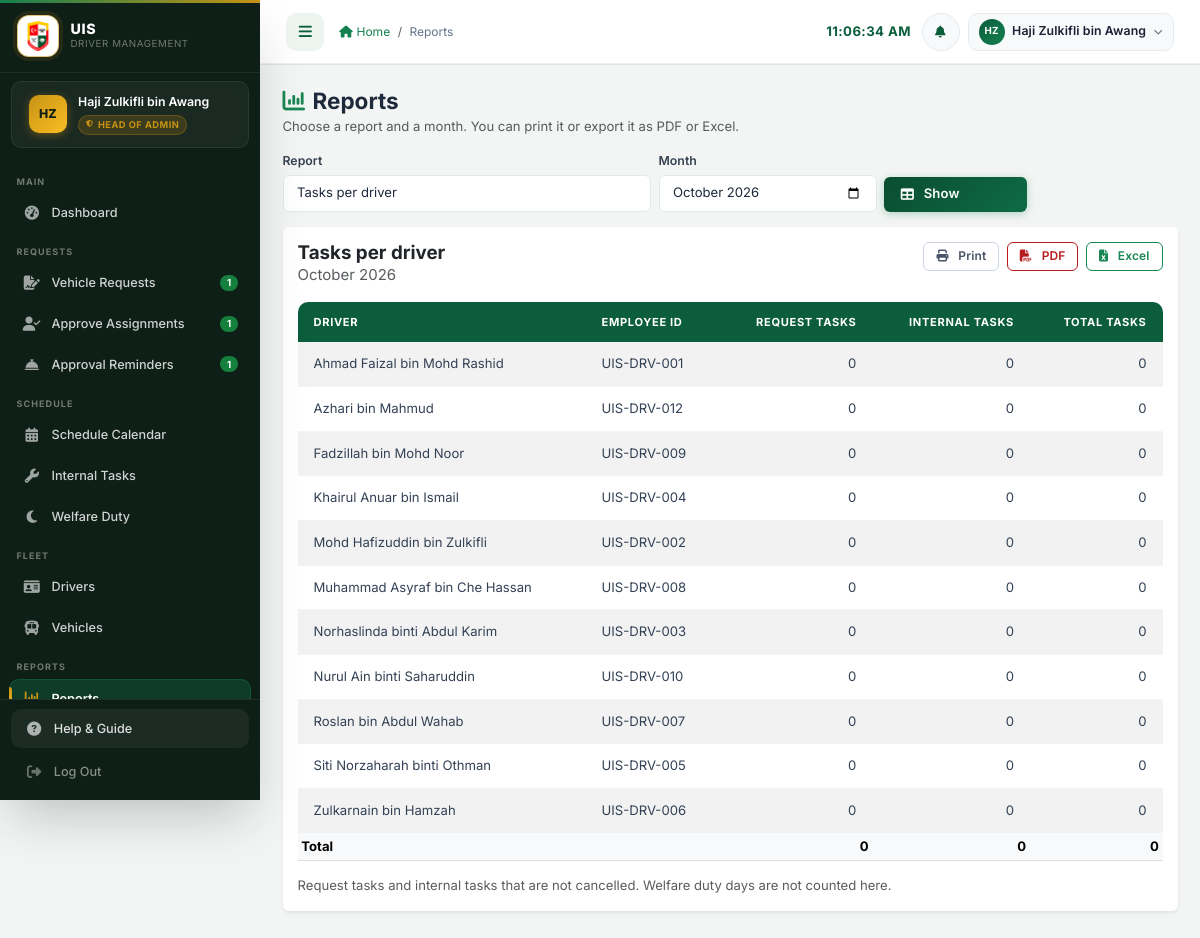
/admin/reports.php (signed in), run on the app's committed database.
### tables this page shows
CREATE TABLE `drivers` (
  `driver_id` int(11) NOT NULL AUTO_INCREMENT,
  `employee_id` varchar(20) NOT NULL,
  `name` varchar(100) NOT NULL,
  `phone` varchar(20) DEFAULT NULL,
  `email` varchar(100) DEFAULT NULL,
  `address` text DEFAULT NULL,
  `experience_years` decimal(4,1) NOT NULL DEFAULT 0.0,
  `license_number` varchar(50) DEFAULT NULL,
  `license_class` varchar(10) DEFAULT NULL COMMENT 'comma list: B2,D,E',
  `license_expiry` date DEFAULT NULL,
  `status` enum('active','inactive') NOT NULL DEFAULT 'active',
  `photo` varchar(255) DEFAULT NULL COMMENT 'relative path under uploads/drivers/',
  `created_at` timestamp NOT NULL DEFAULT current_timestamp(),
  `updated_at` timestamp NOT NULL DEFAULT current_timestamp() ON UPDATE current_timestamp(),
  PRIMARY KEY (`driver_id`),
  UNIQUE KEY `uq_drivers_employee_id` (`employee_id`)
);

### includes/report_export.php (called while the page is built, shortened)
<?php
function reportTypes(): array
{
    return [
        'tasks'   => 'Tasks per driver',
        'outside' => 'Outside working hours per driver',
        'welfare' => 'Welfare duty days per driver',
        'vehicle' => 'Vehicle usage',
    ];
}
function buildReport(mysqli $conn, string $type, string $month): array
{
    $types = reportTypes();
    $from = $month . '-01';
    $to   = date('Y-m-t', strtotime($from));
    $rep  = ['title' => $types[$type] ?? $type, 'month' => $month, 'headers' => [], 'rows' => [], 'totals' => [], 'widths' => [], 'note' => ''];
    if ($type === 'tasks' || $type === 'outside' || $type === 'welfare') {
        $counts = driverMonthCounts($conn, $month);
        $drivers = $conn->query('SELECT driver_id, name, employee_id, status FROM drivers ORDER BY name')->fetch_all(MYSQLI_ASSOC);
    }
    if ($type === 'tasks') {
        $split = [];
        $stmt = $conn->prepare("SELECT driver_id, SUM(k = 'r') AS req, SUM(k = 'i') AS internal FROM (
                                   SELECT driver_id, 'r' AS k FROM schedules WHERE driver_id IS NOT NULL AND status <> 'cancelled' AND trip_date BETWEEN ? AND ?
                                   UNION ALL
                                   SELECT driver_id, 'i' FROM internal_tasks WHERE status = 'active' AND task_date BETWEEN ? AND ?
                                ) x GROUP BY driver_id");
        $stmt->bind_param('ssss', $from, $to, $from, $to);
        $stmt->execute();
        foreach ($stmt->get_result()->fetch_all(MYSQLI_ASSOC) as $r) { $split[(int)$r['driver_id']] = [(int)$r['req'], (int)$r['internal']]; }
        $rep['headers'] = ['Driver', 'Employee ID', 'Request tasks', 'Internal tasks', 'Total tasks'];
        $rep['widths']  = [40, 16, 15, 15, 14];
        $rep['note']    = 'Request tasks and internal tasks that are not cancelled. Welfare duty days are not counted here.';
        foreach ($drivers as $d) {
            [$r, $i] = $split[(int)$d['driver_id']] ?? [0, 0];
            if ($d['status'] !== 'active' && $r + $i === 0) { continue; }
            $rep['rows'][] = [$d['name'], $d['employee_id'], $r, $i, $r + $i];
        }
    }
    $n = count($rep['headers']);
    $tot = array_fill(0, $n, '');
    $tot[0] = 'Total';
    for ($c = 1; $c < $n; $c++) {
        $isNum = $rep['rows'] ? true : false;
        $sum = 0;
        foreach ($rep['rows'] as $row) { if (!is_int($row[$c]) && !is_float($row[$c])) { $isNum = false; break; } $sum += $row[$c]; }
        if ($isNum) { $tot[$c] = is_float($sum) ? round($sum, 2) : $sum; }
    }
    $rep['totals'] = $tot;
    return $rep;
}
function reportCellText($v): string
{
    return is_float($v) ? rtrim(rtrim(number_format($v, 2, '.', ''), '0'), '.') : (string)$v;
}

### includes/workflow.php (called while the page is built, shortened)
<?php
function getSetting(mysqli $conn, string $key, ?string $default = null): ?string
{
    static $cache = null;
    if ($cache === null || isset($GLOBALS['__settings_dirty'])) {
        $cache = [];
        try {
            $r = $conn->query('SELECT setting_key, setting_value FROM settings');
            while ($r && ($row = $r->fetch_assoc())) { $cache[$row['setting_key']] = $row['setting_value']; }
        } catch (Throwable $e) {
        }
    }
    return $cache[$key] ?? ($default ?? (SETTING_DEFAULTS[$key] ?? null));
}
function getSettingInt(mysqli $conn, string $key): int
{
    return (int)getSetting($conn, $key);
}
function changeRequestStatus(mysqli $conn, int $request_id, string $to, array $o = []): array
{
    return ['ok' => true, 'message' => 'Request ' . requestStatusLabel($to) . '.'];
}
function runRequestJobs(mysqli $conn): array
{
    $out = ['lapsed' => 0, 'cancelled' => 0, 'completed' => 0];
    $hours = max(1, getSettingInt($conn, 'LAPSE_HOURS'));
    $stmt = $conn->prepare("SELECT request_id FROM vehicle_requests WHERE status = 'pending'
                              AND (created_at <= DATE_SUB(NOW(), INTERVAL ? HOUR) OR depart_at <= NOW())");
    $stmt->bind_param('i', $hours);
    $stmt->execute();
    foreach ($stmt->get_result()->fetch_all(MYSQLI_ASSOC) as $row) {
        if (changeRequestStatus($conn, (int)$row['request_id'], 'lapsed', ['system' => true])['ok']) { $out['lapsed']++; }
    }
    $r = $conn->query("SELECT request_id FROM vehicle_requests WHERE status IN ('approved', 'assigned') AND depart_at <= NOW()");
    foreach ($r->fetch_all(MYSQLI_ASSOC) as $row) {
        $res = changeRequestStatus($conn, (int)$row['request_id'], 'cancelled', [
            'system' => true, 'reason' => 'The request was not confirmed before the trip time.',
        ]);
        if ($res['ok']) { $out['cancelled']++; }
    }
    $r = $conn->query("SELECT vr.request_id FROM vehicle_requests vr WHERE vr.status = 'processed'
                          AND GREATEST(vr.return_at, IFNULL((SELECT MAX(s.end_dt) FROM schedules s WHERE s.request_id = vr.request_id AND s.status <> 'cancelled'), vr.return_at)) < NOW()");
    foreach ($r->fetch_all(MYSQLI_ASSOC) as $row) {
        if (changeRequestStatus($conn, (int)$row['request_id'], 'completed', ['system' => true])['ok']) { $out['completed']++; }
    }
    return $out;
}
function runRequestJobsThrottled(mysqli $conn): void
{
    $file = sys_get_temp_dir() . '/uis_jobs_last_run_' . md5(__DIR__);
    $fh = @fopen($file, 'c+');
    if (flock($fh, LOCK_EX | LOCK_NB)) {
        $last = (int)trim((string)stream_get_contents($fh));
        if (time() - $last >= 300) {
            try {
                runRequestJobs($conn);
            } finally {
                ftruncate($fh, 0); rewind($fh); fwrite($fh, (string)time());
            }
        }
    }
}

### config/database.php (called while the page is built, shortened)
<?php
$conn = new mysqli(DB_HOST, DB_USER, DB_PASS, DB_NAME);
$conn->set_charset("utf8mb4");
$conn->query("SET time_zone = '+08:00'");
require_once __DIR__ . '/../includes/workflow.php';
require_once __DIR__ . '/../includes/recommender.php';
if (isLoggedIn() && !defined('SKIP_REQUEST_JOBS')) {
    try {
        runRequestJobsThrottled($conn);
    } catch (Throwable $e) {
        error_log('request jobs: ' . $e->getMessage());
    }
}
function isLoggedIn(): bool
{
    return isset($_SESSION['user_id']) && !empty($_SESSION['user_id']);
}

### includes/recommender.php (called while the page is built, shortened)
<?php
function driverMonthCounts(mysqli $conn, string $month): array
{
    $ws = substr(getSetting($conn, 'WORK_START'), 0, 5) . ':00';
    $we = substr(getSetting($conn, 'WORK_END'), 0, 5) . ':00';
    $from = $month . '-01';
    $to   = date('Y-m-t', strtotime($from));
    $stmt = $conn->prepare(
        "SELECT driver_id, COUNT(*) AS tasks, COALESCE(SUM(out_h), 0) AS outside, COALESCE(SUM(is_w), 0) AS welfare FROM (
             SELECT driver_id, (DAYOFWEEK(trip_date) IN (1, 7) OR start_time < ? OR end_time > ?) AS out_h, 0 AS is_w
               FROM schedules WHERE driver_id IS NOT NULL AND status <> 'cancelled' AND trip_date BETWEEN ? AND ?
             UNION ALL
             SELECT driver_id, (DAYOFWEEK(task_date) IN (1, 7) OR start_time < ? OR end_time > ?) AS out_h, 0 AS is_w
               FROM internal_tasks WHERE status = 'active' AND task_date BETWEEN ? AND ?
             UNION ALL
             SELECT driver_id, 0 AS out_h, 1 AS is_w FROM welfare_roster WHERE duty_date BETWEEN ? AND ?
         ) x GROUP BY driver_id"
    );
    $stmt->bind_param('ssssssssss', $ws, $we, $from, $to, $ws, $we, $from, $to, $from, $to);
    $stmt->execute();
    $out = [];
    foreach ($stmt->get_result()->fetch_all(MYSQLI_ASSOC) as $r) {
        $out[(int)$r['driver_id']] = ['tasks' => (int)$r['tasks'], 'outside' => (int)$r['outside'], 'welfare' => (int)$r['welfare']];
    }
    return $out;
}

### admin/reports.php (the view, shortened to what this page needs)
<?php
require_once '../config/database.php';
require_once '../includes/admin_page.php';
require_once '../includes/report_export.php';
$types = reportTypes();
$type  = array_key_exists($_GET['type'] ?? '', $types) ? $_GET['type'] : 'tasks';
$month = (string)($_GET['month'] ?? '');
if (!preg_match('/^\d{4}-(0[1-9]|1[0-2])$/', $month)) { $month = date('Y-m'); }
$rep = buildReport($conn, $type, $month);
$h = fn($s) => htmlspecialchars(reportCellText($s), ENT_QUOTES, 'UTF-8');
$q = http_build_query(['type' => $type, 'month' => $month]);
?>
    <h4 class="fw-bold mb-1 no-print"><i class="fas fa-chart-column text-success me-2"></i>Reports</h4>
    <p class="text-muted small mb-3 no-print">Choose a report and a month. You can print it or export it as PDF or Excel.</p>
    <form method="get" class="row g-2 align-items-end mb-3 no-print">
        <div class="col-12 col-md-5"><label class="form-label fw-semibold" for="type">Report</label>
            <select class="form-select" id="type" name="type"><?php foreach ($types as $k => $lbl): ?><option value="<?= $k ?>" <?= $k === $type ? 'selected' : '' ?>><?= $h($lbl) ?></option><?php endforeach; ?></select></div>
        <div class="col-6 col-md-3"><label class="form-label fw-semibold" for="month">Month</label>
            <input type="month" class="form-control" id="month" name="month" value="<?= $h($month) ?>" required></div>
        <div class="col-6 col-md-2"><button class="btn btn-uis-primary w-100" type="submit"><i class="fas fa-table me-1"></i>Show</button></div>
    </form>
    <div class="card border-0 shadow-sm"><div class="card-body">
        <div class="d-flex flex-wrap justify-content-between align-items-start gap-2 mb-3">
            <div><h5 class="fw-bold mb-0"><?= $h($rep['title']) ?></h5><div class="text-muted"><?= $h(date('F Y', strtotime($month . '-01'))) ?></div></div>
            <div class="d-flex flex-wrap gap-2 no-print">
                <button type="button" class="btn btn-sm btn-outline-secondary" onclick="window.print()"><i class="fas fa-print me-1"></i>Print</button>
                <a class="btn btn-sm btn-outline-danger" href="?<?= $q ?>&amp;export=pdf"><i class="fas fa-file-pdf me-1"></i>PDF</a>
                <a class="btn btn-sm btn-outline-success" href="?<?= $q ?>&amp;export=xlsx"><i class="fas fa-file-excel me-1"></i>Excel</a>
            </div>
        </div>
        <div class="table-responsive">
            <table class="table table-sm table-striped align-middle mb-0">
                <thead class="table-light"><tr>
                    <?php foreach ($rep['headers'] as $c => $hd): ?><th class="<?= $c > 0 && is_numeric($rep['totals'][$c] ?? null) ? 'text-end' : '' ?>"><?= $h($hd) ?></th><?php endforeach; ?>
                </tr></thead>
                <tbody>
                <?php foreach ($rep['rows'] as $row): ?>
                    <tr><?php foreach ($row as $c => $v): ?><td class="<?= is_int($v) || is_float($v) ? 'text-end' : '' ?>"><?= $h($v) ?></td><?php endforeach; ?></tr>
                <?php endforeach; ?>
                </tbody>
                <tfoot><tr class="table-light fw-bold"><?php foreach ($rep['totals'] as $c => $v): ?><td class="<?= is_int($v) || is_float($v) ? 'text-end' : '' ?>"><?= $h($v) ?></td><?php endforeach; ?></tr></tfoot>
            </table>
        </div>
        <?php if ($rep['note']): ?><p class="small text-muted mt-3 mb-0"><?= $h($rep['note']) ?></p><?php endif; ?>
    </div></div>

### assets/css/style.css (style rules this page uses)
:root { --uis-primary: #0b5d3b; --uis-secondary: #15804f; --uis-accent: #c69214; --uis-light: #eef5f1; --uis-dark: #122018; --uis-success: #15803d; --uis-danger: #b91c1c; --uis-warning: #b45309; --uis-info: #0e7490; --grad-blue: linear-gradient(135deg, #0a4d31 0%, #0e6b45 100%); --grad-green: linear-gradient(135deg, #11564f 0%, #148076 100%); --grad-amber: linear-gradient(135deg, #8a6410 0%, #b58a1a 100%); --grad-red: linear-gradient(135deg, #7f1d1d 0%, #a82727 100%); --grad-purple: linear-gradient(135deg, #334155 0%, #475569 100%); --grad-teal: linear-gradient(135deg, #134e4a 0%, #0f766e 100%); --grad-sky: linear-gradient(135deg, #27556d 0%, #35708f 100%); --sidebar-width: 260px; --sidebar-bg: #0e1f17; --sidebar-text: rgba(255,255,255,.80); --sidebar-muted: rgba(255,255,255,.40); --sidebar-active-bg: rgba(21,128,79,.30); --sidebar-hover-bg: rgba(255,255,255,.06); --sidebar-border: rgba(255,255,255,.07); --header-height: 64px; --shadow-xs: 0 1px 3px rgba(18,32,24,.06), 0 1px 2px rgba(18,32,24,.04); --shadow-sm: 0 4px 6px -1px rgba(18,32,24,.08), 0 2px 4px -1px rgba(18,32,24,.05); --shadow-md: 0 10px 15px -3px rgba(18,32,24,.10), 0 4px 6px -2px rgba(18,32,24,.06); --shadow-lg: 0 20px 25px -5px rgba(18,32,24,.12), 0 10px 10px -5px rgba(18,32,24,.05); --shadow-xl: 0 25px 50px -12px rgba(18,32,24,.25); --shadow-glow-blue: var(--shadow-sm); --shadow-glow-green: var(--shadow-sm); --shadow-glow-amber: var(--shadow-sm); --shadow-glow-red: var(--shadow-sm); --radius-sm: 6px; --radius-md: 10px; --radius-lg: 14px; --radius-xl: 20px; --transition: all .25s cubic-bezier(.4,0,.2,1); --font-base: 'Inter', 'Segoe UI', system-ui, sans-serif; }
*,*::before,*::after { box-sizing: border-box; margin: 0; padding: 0; }
html { scroll-behavior: smooth; font-size: 15px; }
body { font-family: var(--font-base); background: #f3f5f4; color: #1e293b; min-height: 100vh; overflow-x: hidden; }
@media (min-width: 992px) { body { padding-left: var(--sidebar-width); padding-top: var(--header-height); transition: padding-left .3s ease; } }
a { color: var(--uis-secondary); text-decoration: none; transition: var(--transition); }
.table { width: 100%; margin-bottom: 0; font-size: .875rem; border-collapse: separate; border-spacing: 0; }
.table thead th { background: linear-gradient(135deg, var(--uis-primary) 0%, #0b5d3b 100%); color: #fff; font-weight: 700; font-size: .74rem; text-transform: uppercase; letter-spacing: .06em; padding: 12px 16px; border: none; white-space: nowrap; }
.table thead th:first-child { border-radius: var(--radius-md) 0 0 0; }
.table thead th:last-child { border-radius: 0 var(--radius-md) 0 0; }
.table tbody tr { transition: background .12s ease; }
.table tbody td { padding: 12px 16px; vertical-align: middle; border-bottom: 1px solid #f1f5f9; color: #334155; }
.table tbody tr:last-child td { border-bottom: none; }
.table-striped tbody tr:nth-of-type(odd) { background-color: rgba(239,246,255,.50); }
.btn { border-radius: var(--radius-sm); font-size: .875rem; font-weight: 600; padding: .5rem 1.1rem; transition: var(--transition); display: inline-flex; align-items: center; gap: .4rem; cursor: pointer; text-decoration: none; line-height: 1.5; letter-spacing: .01em; }
.btn-uis-primary, .btn-primary { background: var(--grad-blue); color: #fff; border: none; box-shadow: 0 2px 8px rgba(21,128,79,.30); }
.btn-outline-secondary { border: 1.5px solid #cbd5e1; color: #475569; background: transparent; }
.btn-outline-danger { border: 1.5px solid var(--uis-danger); color: var(--uis-danger); background: transparent; }
.btn-sm { padding: .32rem .8rem; font-size: .80rem; }
.form-label { font-size: .82rem; font-weight: 600; color: #374151; margin-bottom: .3rem; display: block; }
.form-control, .form-select { border: 1.5px solid #e2e8f0; border-radius: var(--radius-sm); font-size: .875rem; color: #1e293b; background: #fff; padding: .5rem .9rem; transition: var(--transition); width: 100%; }

### data on the page
drivers: name "Ahmad Faizal bin Mohd Rashid", employee "UIS-DRV-001", v "0"
drivers: name "Azhari bin Mahmud", employee "UIS-DRV-012", v "0"
drivers: name "Fadzillah bin Mohd Noor", employee "UIS-DRV-009", v "0"
drivers: name "Khairul Anuar bin Ismail", employee "UIS-DRV-004", v "0"
drivers: name "Mohd Hafizuddin bin Zulkifli", employee "UIS-DRV-002", v "0"
drivers: name "Muhammad Asyraf bin Che Hassan", employee "UIS-DRV-008", v "0"
drivers: name "Norhaslinda binti Abdul Karim", employee "UIS-DRV-003", v "0"
drivers: name "Nurul Ain binti Saharuddin", employee "UIS-DRV-010", v "0"
drivers: name "Roslan bin Abdul Wahab", employee "UIS-DRV-007", v "0"
drivers: name "Siti Norzaharah binti Othman", employee "UIS-DRV-005", v "0"
drivers: name "Zulkarnain bin Hamzah", employee "UIS-DRV-006", v "0"

### other printed values
$initials "HZ"
$full_name "Haji Zulkifli bin Awang"
$role_label "HEAD OF ADMIN"
$_section "MAIN"
$_label "Dashboard"
$_section "REQUESTS"
$_label "Vehicle Requests"
$_badge[$_bk] "1"
$_label "Approve Assignments"
$_label "Approval Reminders"
$_section "SCHEDULE"
$_label "Schedule Calendar"
$_label "Internal Tasks"
$_label "Welfare Duty"
$_section "FLEET"
